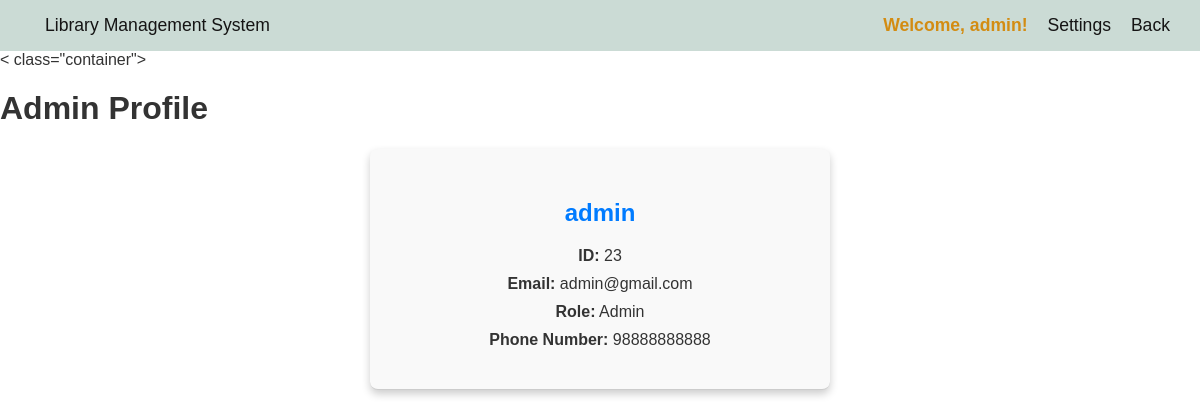
Page /pages/admin/profile.php (signed in) on the committed database.
### tables this page shows
CREATE TABLE `user` (
  `id` int(11) NOT NULL,
  `username` varchar(50) NOT NULL,
  `email` varchar(100) NOT NULL,
  `phone` varchar(15) NOT NULL,
  `password` varchar(255) NOT NULL,
  `role` enum('Admin','User') NOT NULL DEFAULT 'User'
);

### pages/admin/profile.php (the view, shortened to what this page needs)
<?php
$servername = "localhost";
$username = "root";
$password = "";
$dbname = "library";
$conn = new mysqli($servername, $username, $password, $dbname);
$user_id = $_SESSION['user_id'];
$sql = "SELECT id, username, email, role, phone FROM user WHERE id = ?";
$stmt = $conn->prepare($sql);
$stmt->bind_param("i", $user_id);
$stmt->execute();
$result = $stmt->get_result();
$admin = $result->fetch_assoc();
?>
<!DOCTYPE html>
<html lang="en">
<head>
    <link rel="stylesheet" href="../../assests/css/admindb_style.css">
    <link rel="stylesheet" href="../../assests/css/profile.css">
</head>
<body>
    <div class="navbar">
        <div><a href="admin_dashboard.php">Library Management System</a></div>
        <div>
            <span class="welcome">Welcome, <?php echo htmlspecialchars($admin['username']); ?>!</span>
            <a href="admin_settings.php">Settings</a>
            <a href="admin_dashboard.php">Back</a>
        </div>
    </div>
    < class="container">
        <h1>Admin Profile</h1>
        <div class="profile-card">
            <h2><?php echo htmlspecialchars($admin['username']); ?></h2>
            <p><strong>ID:</strong> <?php echo htmlspecialchars($admin['id']); ?></p>
            <p><strong>Email:</strong> <?php echo htmlspecialchars($admin['email']); ?></p>
            <p><strong>Role:</strong> <?php echo htmlspecialchars($admin['role']); ?></p>
            <p><strong>Phone Number:</strong> <?php echo htmlspecialchars($admin['phone']); ?></p>
        </div>
</body>
</html>

### assests/css/admindb_style.css (style rules this page uses)
body { font-family: Arial, sans-serif; margin: 0; padding: 0; background-size: cover; background-attachment: fixed; color: #333; }
.navbar { background-color: #cbdbd5; color: #0a0a0a; padding: 15px 30px; display: flex; justify-content: space-between; align-items: center; font-size: 1.1em; }
.welcome { font: size 1.5em; font-weight: bold; color: #d38c12; }
.navbar a { color: #151414; text-decoration: none; margin-left: 15px; }
.profile-card { background: #f9f9f9; padding: 20px; border-radius: 8px; box-shadow: 0 4px 8px rgba(0, 0, 0, 0.2); text-align: center; max-width: 400px; margin: 20px auto; }
.profile-card h2 { color: #007bff; }
.profile-card p { font-size: 1rem; margin: 10px 0; }

### assests/css/profile.css (style rules this page uses)
.profile-card { text-align: center; padding: 30px; border-bottom: 1px solid #ccc; }
.profile-card h2 { margin: 20px 0; color: #007bff; }

### rows in the picture
user: username "admin", id "23", email "admin@gmail.com", role "Admin", phone "98888888888"
